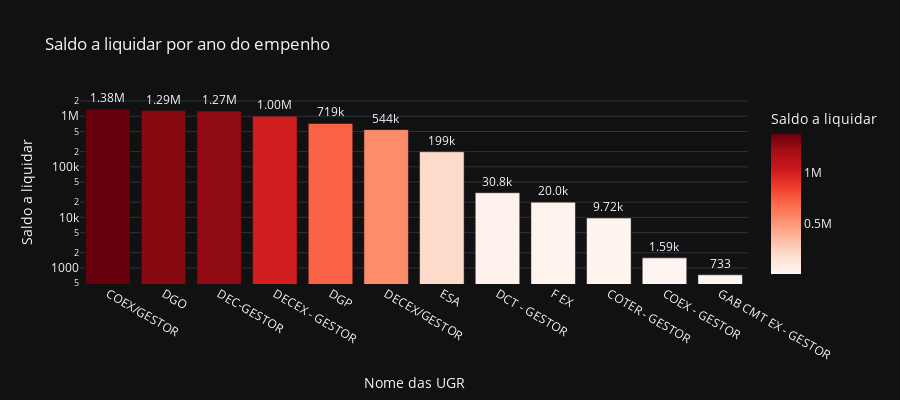

Notebook source saved alongside this figure:
### Code cell
# Saldo a liquidar por tipo de NE
cols = ['NOME_UGR', 'A_LIQUIDAR']

df_aux = df.loc[:, cols].groupby('NOME_UGR').sum().sort_values(by= 'A_LIQUIDAR', ascending=False).reset_index()
df_aux = df_aux[df_aux['A_LIQUIDAR'] > 0]
fig = px.bar(df_aux, 
             x='NOME_UGR', 
             y='A_LIQUIDAR',
             title='Saldo a liquidar por ano do empenho',
             labels={'NOME_UGR':'Nome das UGR', 'A_LIQUIDAR':'Saldo a liquidar'},
             text_auto='.3s',
             height=400,
             log_y=True,
             color='A_LIQUIDAR',
             color_continuous_scale = 'reds',
             template='plotly_dark')
fig.update_traces(textposition = 'outside', cliponaxis = False, hovertemplate=None)
fig.update_layout(hovermode="x unified")

fig.show()

### Figure 1 — Plotly figure (JSON) as saved in the notebook; plotly's stock layout.template omitted (floating-point values rounded to 4 significant figures)
{"data": [{"alignmentgroup": "True", "cliponaxis": false, "legendgroup": "", "marker": {"color": [1379000.0, 1293000.0, 1267000.0, 1005000.0, 719500.0, 544100.0, 199000.0, 30781, 20000.0, 9721.0, 1586.0, 732.8], "coloraxis": "coloraxis", "pattern": {"shape": ""}}, "name": "", "offsetgroup": "", "orientation": "v", "showlegend": false, "textposition": "outside", "texttemplate": "%{y:.3s}", "type": "bar", "x": ["COEX/GESTOR", "DGO", "DEC-GESTOR", "DECEX - GESTOR", "DGP", "DECEX/GESTOR", "ESA", "DCT - GESTOR", "F EX", "COTER - GESTOR", "COEX - GESTOR", "GAB CMT EX - GESTOR"], "xaxis": "x", "y": [1379000.0, 1293000.0, 1267000.0, 1005000.0, 719500.0, 544100.0, 199000.0, 30781, 20000.0, 9721.0, 1586.0, 732.8], "yaxis": "y"}], "layout": {"barmode": "relative", "coloraxis": {"colorbar": {"title": {"text": "Saldo a liquidar"}}, "colorscale": [[0, "rgb(255,245,240)"], [0.125, "rgb(254,224,210)"], [0.25, "rgb(252,187,161)"], [0.375, "rgb(252,146,114)"], [0.5, "rgb(251,106,74)"], [0.625, "rgb(239,59,44)"], [0.75, "rgb(203,24,29)"], [0.875, "rgb(165,15,21)"], [1, "rgb(103,0,13)"]]}, "height": 400, "hovermode": "x unified", "legend": {"tracegroupgap": 0}, "title": {"text": "Saldo a liquidar por ano do empenho"}, "xaxis": {"anchor": "y", "domain": [0, 1], "title": {"text": "Nome das UGR"}}, "yaxis": {"anchor": "x", "domain": [0, 1], "title": {"text": "Saldo a liquidar"}, "type": "log"}}}
